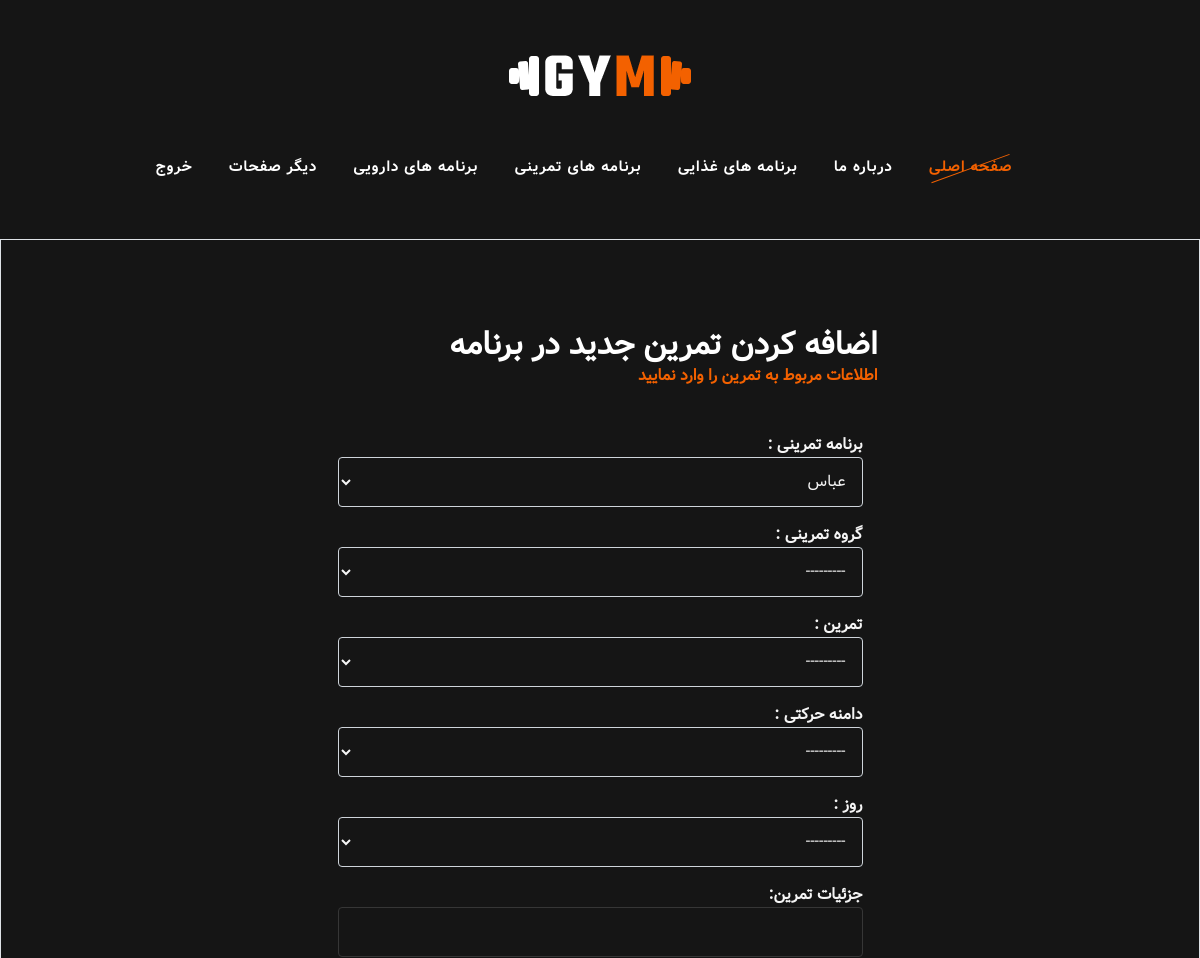
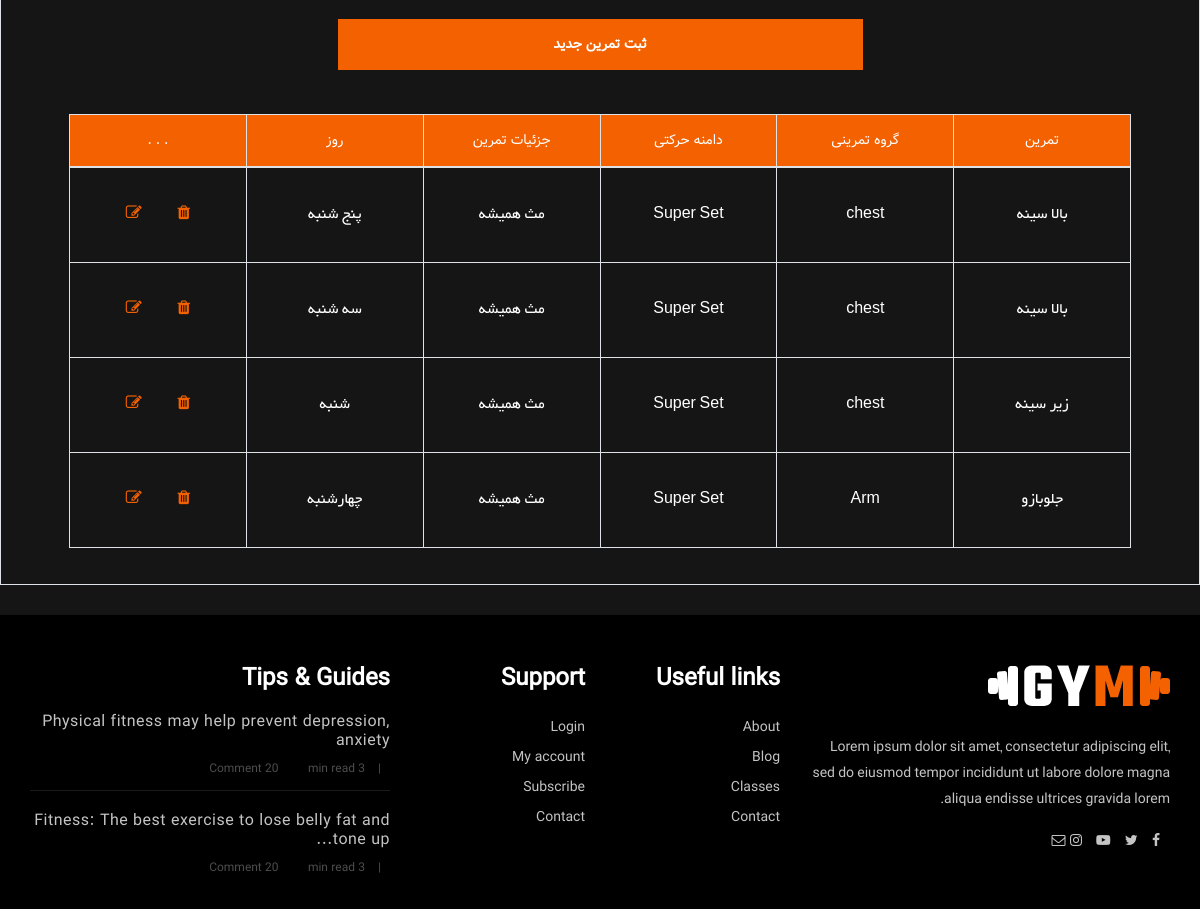
The app's page /manage_exercise/1/ExercisePlanItems/ (signed in) with its own data (2 pictures, top to bottom).
### Exercise/models.py (models this page shows, shortened)
class ExercisePlanItems(models.Model):
    DAYS_OF_WEEK = [
        ('شنبه', 'شنبه'),
        ('یکشنبه', 'یکشنبه'),
        ('دوشنبه', 'دوشنبه'),
        ('سه شنبه', 'سه شنبه'),
        ('چهارشنبه', 'چهارشنبه'),
        ('پنج شنبه', 'پنج شنبه'),
        ('جمعه', 'جمعه'),
    ]
    exercise_plan = models.ForeignKey(
        ExercisePlan, verbose_name="Exercise Plan", on_delete=models.CASCADE)
    exercise_category = models.ForeignKey(
        ExerciseCategory, verbose_name="Exercise Category", on_delete=models.CASCADE, null=True, blank=True)
    exercise = ChainedForeignKey(
        Exercise, verbose_name="Exercise", chained_field='exercise_category', chained_model_field="exercise_category", show_all=False, sort=True)
    domain = models.ForeignKey(
        Domain, verbose_name="Domain", on_delete=models.CASCADE, null=True, blank=True)
    exercise_details = models.CharField(
        verbose_name="Exercise Details", max_length=100)
    days = models.CharField(
        max_length=15, choices=DAYS_OF_WEEK, null=True, blank=True)

class Exercise(models.Model):
    exercise_name = models.CharField("Exercise Name", max_length=50)
    exercise_details = models.TextField("Exercise Details")
    exercise_image = models.ImageField(
        "Exercise Image", upload_to='Exercise/', default='DE.png')
    exercise_category = models.ForeignKey(
        ExerciseCategory, verbose_name="Exercise Category", on_delete=models.CASCADE, null=True, blank=True)
    def __str__(self):
        return self.exercise_name

class ExerciseCategory(models.Model):
    title = models.CharField(verbose_name="Category Title", max_length=50)
    image = models.ImageField(
        "Category Image", upload_to='Exercise/Category/', default='DE.png')
    parent = models.ForeignKey(
        "self", verbose_name='Parent',  on_delete=models.SET_NULL, null=True, blank=True)
    def __str__(self):
        return self.title

class Domain(models.Model):
    title = models.CharField("Domain Name", max_length=50)
    set = models.PositiveSmallIntegerField("Set")
    count = models.PositiveIntegerField("Count")
    rest = models.PositiveSmallIntegerField("Rest Time")
    def __str__(self):
        return self.title

### Exercise/views.py (the view, shortened to what this page needs)
# urls.py: path('<int:pk>/ExercisePlanItems/' , CreateExercisePlanItems.as_view() , name='CreateExercisePlanItems'),
class CreateExercisePlanItems(LoginRequiredMixin, CreateView):
    model = ExercisePlanItems
    template_name = 'Plans/ExercisePlans/ExercisePlanItems/CreateExercisePlanItem.html'
    form_class = CreateExercisePlanItem
    def get_context_data(self, **kwargs):
        context = super().get_context_data(**kwargs)
        id = self.kwargs.get(self.pk_url_kwarg)
        context['items'] = ExercisePlanItems.objects.filter(
            exercise_plan__athlete__id=id).order_by('exercise_category')
        return context
    def get_form_kwargs(self, *args, **kwargs):
        kwargs = super().get_form_kwargs(*args, **kwargs)
        kwargs['exerciseplan'] = self.kwargs.get(self.pk_url_kwarg)
        return kwargs

### Exercise/forms.py
class CreateExercisePlanItem(forms.ModelForm):
    class Meta:
        model = ExercisePlanItems
        fields = '__all__'
    def __init__(self, exerciseplan,  *args, **kwargs):
        super(CreateExercisePlanItem, self).__init__(*args, **kwargs)
        self.fields['exercise_plan'] = forms.ModelChoiceField(
            queryset=ExercisePlan.objects.filter(athlete__id=exerciseplan), empty_label=None)

### Exercise/models.py (called while the page is built)
    def __str__(self):
        return self.athlete.username

### Template/Plans/ExercisePlans/ExercisePlanItems/CreateExercisePlanItem.html (shortened to what this page needs)
{% extends 'Exercise/manage_exercise.html' %}
{% load widget_tweaks %}
{% load static %}
{% block ExercisePlansItemList %}
<div class="container spad">
    <div class="row pt-5 justify-content-center">
        <div class="col-lg-6">
            <div class="section-title chart-calculate-title text-right">
                    <h2 style="color : #fff">اضافه کردن تمرین جدید در برنامه</h2>
                    <span>اطلاعات مربوط به تمرین را وارد نمایید</span>
            </div>
            <div class="chart-calculate-form">
                <form method="POST" enctype='multipart/form-data' class="form-strong" id="exercise_plan_item_input_form">
                    <div class="form-group col-md-12">
                        <div>
                        <strong>برنامه تمرینی :</strong></div>
                        {% render_field form.exercise_plan type="text" style="color: whitesmoke;" class="form-control choosebox"%}
                    </div>
                    <div class="form-group col-md-12">
                        <strong>گروه تمرینی :</strong>
                        {% render_field form.exercise_category type="text" style="color: whitesmoke;" class="form-control choosebox"%}
                    </div>
                    <div class="form-group col-md-12">
                        <strong>تمرین :</strong>
                        {% render_field form.exercise type="text" style="color: whitesmoke;" class="form-control choosebox"%}
                    </div>
                    <div class="form-group col-md-12">
                        <strong>دامنه حرکتی :</strong>
                        {% render_field form.domain type="text" style="color: whitesmoke;" class="form-control choosebox"%}
                    </div>
                    <div class="form-group col-md-12">
                        <strong>روز :</strong>
                        {% render_field form.days type="text" style="color: whitesmoke;" class="form-control choosebox"%}
                    </div>
                    <div class="form-group col-md-12">
                        <strong>جزئيات تمرین:</strong>
                        {% render_field form.exercise_details type="text" style="color: whitesmoke;" class="form-control choosebox"%}
                    </div>
                    <div class="d-flex justify-content-center mb-4">
                        <div class="col-md-12">
                        <button type="submit" >ثبت تمرین جدید</button>
                        </div>
                    </div>
                </form>
            </div>
        </div>
    </div>
</div>
<div class="card-body mx-5">
    <div class="table-responsive class-timetable details-timetable">
        <table class="table table-bordered table-hover" >
            <thead class=" text-primary">
                <tr>
                    <th>
                        تمرین
                    </th>
                    <th>
                        گروه تمرینی
                    </th>
                    <th>
                        دامنه حرکتی
                    </th>
                    <th>
                        جزئيات تمرین
                    </th>
                    <th>
                        روز
                    </th>
                    <th>
                        . . .
                    </th>
                </tr>
            </thead>
            <tbody>
                {% for object in items %}
                <tr>
                    <td>
                        {{object.exercise}}
                    </td>
                    <td>
                        {{object.exercise.exercise_category}}
                    </td>
                    <td>
                        {{object.domain}}
                    </td>
                    <td>
                        {{object.exercise_details}}
                    </td>
                    <td>
                        {{object.days}}
                    </td>
                    <td>
                        <div >
                            <a class='d-inline-block border-2 mx-3' onclick="Delete('/{{object.id}}/DeleteConfirmExercisePlanItem/')" id="manage-icon">
                            <i class='fa fa-trash'></i>
                            </a>
                            <a class='d-inline-block border-2 mx-3' onclick="Edit('{{object.pk}}/')" id="manage-icon">
                            <i class='fa fa-edit'></i>
                            </a>
                        </div>
                    </td>
                </tr>
                {% endfor %}
            </tbody>
        </table>
        </div>
    </div>
</div>
{% endblock ExercisePlansItemList %}

### static/css/last/barfiller.css (style rules this page uses)
body { font-family: Arial; }

### static/css/style.css (style rules this page uses)
html, body { height: 100%; font-family: "Vazir" , "Muli", sans-serif; -webkit-font-smoothing: antialiased; font-smoothing: antialiased; }
h1, h2, h3, h4, h5, h6 { margin: 0; color: #111111; font-weight: 400; font-family: "Yekan","Vazir" sans-serif; }
h2 { font-size: 36px; color: white; }
.form-strong { color: #f36100; }
#manage-icon { color: #f36100;; }
.section-title { margin-bottom: 45px; text-align: center; }
.choosebox { background-color: #fff0; height: 50px; }
.section-title span { font-size: 16px; color: #f36100; text-transform: uppercase; font-weight: 700; }
.section-title h2 { color: #000000; font-size: 32px; font-weight: 600; text-transform: uppercase; margin-top: 8px; }
.spad { padding-top: 30px; }
.class-timetable table { border: 1px solid #363636; text-align: center; }
.class-timetable table thead { border-bottom: 1px solid #363636; }
.class-timetable table thead tr th { font-size: 14px; color: #ffffff; background: #f36100; padding: 15px 0; font-weight: 400; }
.class-timetable table tbody tr td { vertical-align: middle; color: #ffffff; width: 146px; padding: 35px 0; font-family: 'Yekan' , 'Helvetica'; }
.section-title.chart-calculate-title { text-align: left; }
.chart-calculate-form form input { font-size: 14px; color: #c4c4c4; width: 100%; height: 50px; border: 1px solid #363636; padding-left: 20px; padding-right: 5px; padding-top: 9px; background: transparent; margin-bottom: 20px; }
.chart-calculate-form form input::placeholder { color: #c4c4c4; }
.chart-calculate-form form button { font-size: 14px; color: #ffffff; text-transform: uppercase; font-weight: 700; width: 100%; border: none; padding: 15px 0; background: #f36100; }
@media only screen and (min-width: 1200px) { .container { max-width: 1170px; } }

### records on screen
ExercisePlanItems: exercise "بالا سینه", exercise.exercise_category "chest", domain "Super Set", exercise_details "مث همیشه", days "پنج شنبه"
ExercisePlanItems: exercise "بالا سینه", exercise.exercise_category "chest", domain "Super Set", exercise_details "مث همیشه", days "سه شنبه"
ExercisePlanItems: exercise "زیر سینه", exercise.exercise_category "chest", domain "Super Set", exercise_details "مث همیشه", days "شنبه"
ExercisePlanItems: exercise "جلوبازو", exercise.exercise_category "Arm", domain "Super Set", exercise_details "مث همیشه", days "چهارشنبه"
